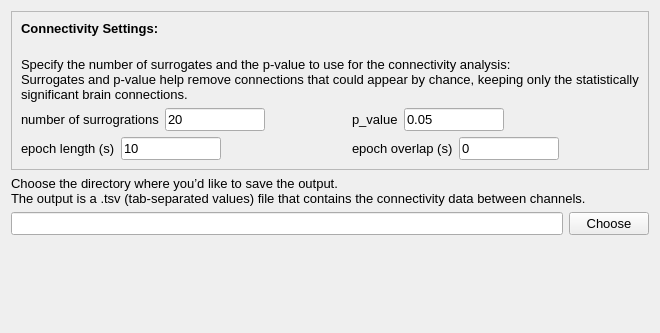
<?xml version="1.0" encoding="UTF-8"?>
<ui version="4.0">
 <class>WpliConnectivitySettingsView</class>
 <widget class="QWidget" name="WpliConnectivitySettingsView">
  <property name="geometry">
   <rect>
    <x>0</x>
    <y>0</y>
    <width>650</width>
    <height>333</height>
   </rect>
  </property>
  <property name="windowTitle">
   <string>Form</string>
  </property>
  <layout class="QVBoxLayout" name="verticalLayout_3">
   <item>
    <widget class="QFrame" name="frame">
     <property name="frameShape">
      <enum>QFrame::Shape::StyledPanel</enum>
     </property>
     <property name="frameShadow">
      <enum>QFrame::Shadow::Raised</enum>
     </property>
     <layout class="QVBoxLayout" name="verticalLayout_4">
      <item>
       <widget class="QLabel" name="label_3">
        <property name="font">
         <font>
          <pointsize>10</pointsize>
         </font>
        </property>
        <property name="text">
         <string>&lt;html&gt;&lt;head/&gt;&lt;body&gt;&lt;p&gt;&lt;span style=&quot; font-weight:700;&quot;&gt;Connectivity Settings:&lt;/span&gt;&lt;br/&gt;&lt;/p&gt;&lt;/body&gt;&lt;/html&gt;</string>
        </property>
       </widget>
      </item>
      <item>
       <widget class="QLabel" name="label">
        <property name="font">
         <font>
          <pointsize>10</pointsize>
         </font>
        </property>
        <property name="text">
         <string>Specify the number of surrogates and the p-value to use for the connectivity analysis:
Surrogates and p-value help remove connections that could appear by chance, keeping only the statistically
significant brain connections.</string>
        </property>
       </widget>
      </item>
      <item>
       <layout class="QHBoxLayout" name="horizontalLayout_7">
        <item>
         <layout class="QVBoxLayout" name="verticalLayout_2">
          <item>
           <layout class="QHBoxLayout" name="horizontalLayout_5">
            <item>
             <widget class="QLabel" name="num_surr_label">
              <property name="font">
               <font>
                <pointsize>10</pointsize>
               </font>
              </property>
              <property name="text">
               <string>number of surrogrations</string>
              </property>
             </widget>
            </item>
            <item>
             <widget class="QLineEdit" name="num_surr_lineedit">
              <property name="maximumSize">
               <size>
                <width>100</width>
                <height>16777215</height>
               </size>
              </property>
              <property name="font">
               <font>
                <pointsize>10</pointsize>
               </font>
              </property>
              <property name="text">
               <string>20</string>
              </property>
             </widget>
            </item>
            <item>
             <spacer name="horizontalSpacer_4">
              <property name="orientation">
               <enum>Qt::Orientation::Horizontal</enum>
              </property>
              <property name="sizeHint" stdset="0">
               <size>
                <width>40</width>
                <height>20</height>
               </size>
              </property>
             </spacer>
            </item>
           </layout>
          </item>
          <item>
           <layout class="QHBoxLayout" name="horizontalLayout_4">
            <item>
             <widget class="QLabel" name="epoch_length_label">
              <property name="font">
               <font>
                <pointsize>10</pointsize>
               </font>
              </property>
              <property name="text">
               <string>epoch length (s)</string>
              </property>
             </widget>
            </item>
            <item>
             <widget class="QLineEdit" name="epoch_length_lineEdit">
              <property name="maximumSize">
               <size>
                <width>100</width>
                <height>16777215</height>
               </size>
              </property>
              <property name="font">
               <font>
                <pointsize>10</pointsize>
               </font>
              </property>
              <property name="text">
               <string>10</string>
              </property>
             </widget>
            </item>
            <item>
             <spacer name="horizontalSpacer_3">
              <property name="orientation">
               <enum>Qt::Orientation::Horizontal</enum>
              </property>
              <property name="sizeHint" stdset="0">
               <size>
                <width>40</width>
                <height>20</height>
               </size>
              </property>
             </spacer>
            </item>
           </layout>
          </item>
         </layout>
        </item>
        <item>
         <spacer name="horizontalSpacer">
          <property name="orientation">
           <enum>Qt::Orientation::Horizontal</enum>
          </property>
          <property name="sizeHint" stdset="0">
           <size>
            <width>40</width>
            <height>20</height>
           </size>
          </property>
         </spacer>
        </item>
        <item>
         <layout class="QVBoxLayout" name="verticalLayout">
          <item>
           <layout class="QHBoxLayout" name="horizontalLayout">
            <item>
             <widget class="QLabel" name="p_value_label">
              <property name="font">
               <font>
                <pointsize>10</pointsize>
               </font>
              </property>
              <property name="text">
               <string>p_value</string>
              </property>
             </widget>
            </item>
            <item>
             <widget class="QLineEdit" name="p_value_lineedit">
              <property name="maximumSize">
               <size>
                <width>100</width>
                <height>16777215</height>
               </size>
              </property>
              <property name="font">
               <font>
                <pointsize>10</pointsize>
               </font>
              </property>
              <property name="text">
               <string>0.05</string>
              </property>
             </widget>
            </item>
            <item>
             <spacer name="horizontalSpacer_5">
              <property name="orientation">
               <enum>Qt::Orientation::Horizontal</enum>
              </property>
              <property name="sizeHint" stdset="0">
               <size>
                <width>40</width>
                <height>20</height>
               </size>
              </property>
             </spacer>
            </item>
           </layout>
          </item>
          <item>
           <layout class="QHBoxLayout" name="horizontalLayout_3">
            <item>
             <widget class="QLabel" name="epoch_overlap_label">
              <property name="font">
               <font>
                <pointsize>10</pointsize>
               </font>
              </property>
              <property name="text">
               <string>epoch overlap (s)</string>
              </property>
             </widget>
            </item>
            <item>
             <widget class="QLineEdit" name="epoch_overlap_lineEdit">
              <property name="maximumSize">
               <size>
                <width>100</width>
                <height>16777215</height>
               </size>
              </property>
              <property name="font">
               <font>
                <pointsize>10</pointsize>
               </font>
              </property>
              <property name="text">
               <string>0</string>
              </property>
             </widget>
            </item>
            <item>
             <spacer name="horizontalSpacer_6">
              <property name="orientation">
               <enum>Qt::Orientation::Horizontal</enum>
              </property>
              <property name="sizeHint" stdset="0">
               <size>
                <width>40</width>
                <height>20</height>
               </size>
              </property>
             </spacer>
            </item>
           </layout>
          </item>
         </layout>
        </item>
        <item>
         <spacer name="horizontalSpacer_2">
          <property name="orientation">
           <enum>Qt::Orientation::Horizontal</enum>
          </property>
          <property name="sizeHint" stdset="0">
           <size>
            <width>40</width>
            <height>20</height>
           </size>
          </property>
         </spacer>
        </item>
       </layout>
      </item>
     </layout>
    </widget>
   </item>
   <item>
    <widget class="QLabel" name="label_2">
     <property name="font">
      <font>
       <pointsize>10</pointsize>
      </font>
     </property>
     <property name="text">
      <string>Choose the directory where you’d like to save the output.
The output is a .tsv (tab-separated values) file that contains the connectivity data between channels.</string>
     </property>
    </widget>
   </item>
   <item>
    <layout class="QHBoxLayout" name="horizontalLayout_2">
     <item>
      <widget class="QLineEdit" name="lineEdit">
       <property name="font">
        <font>
         <pointsize>10</pointsize>
        </font>
       </property>
      </widget>
     </item>
     <item>
      <widget class="QPushButton" name="Output_pat_pushButton">
       <property name="font">
        <font>
         <pointsize>10</pointsize>
        </font>
       </property>
       <property name="text">
        <string>Choose</string>
       </property>
      </widget>
     </item>
    </layout>
   </item>
   <item>
    <spacer name="verticalSpacer">
     <property name="orientation">
      <enum>Qt::Orientation::Vertical</enum>
     </property>
     <property name="sizeHint" stdset="0">
      <size>
       <width>20</width>
       <height>40</height>
      </size>
     </property>
    </spacer>
   </item>
  </layout>
 </widget>
 <resources/>
 <connections/>
</ui>
